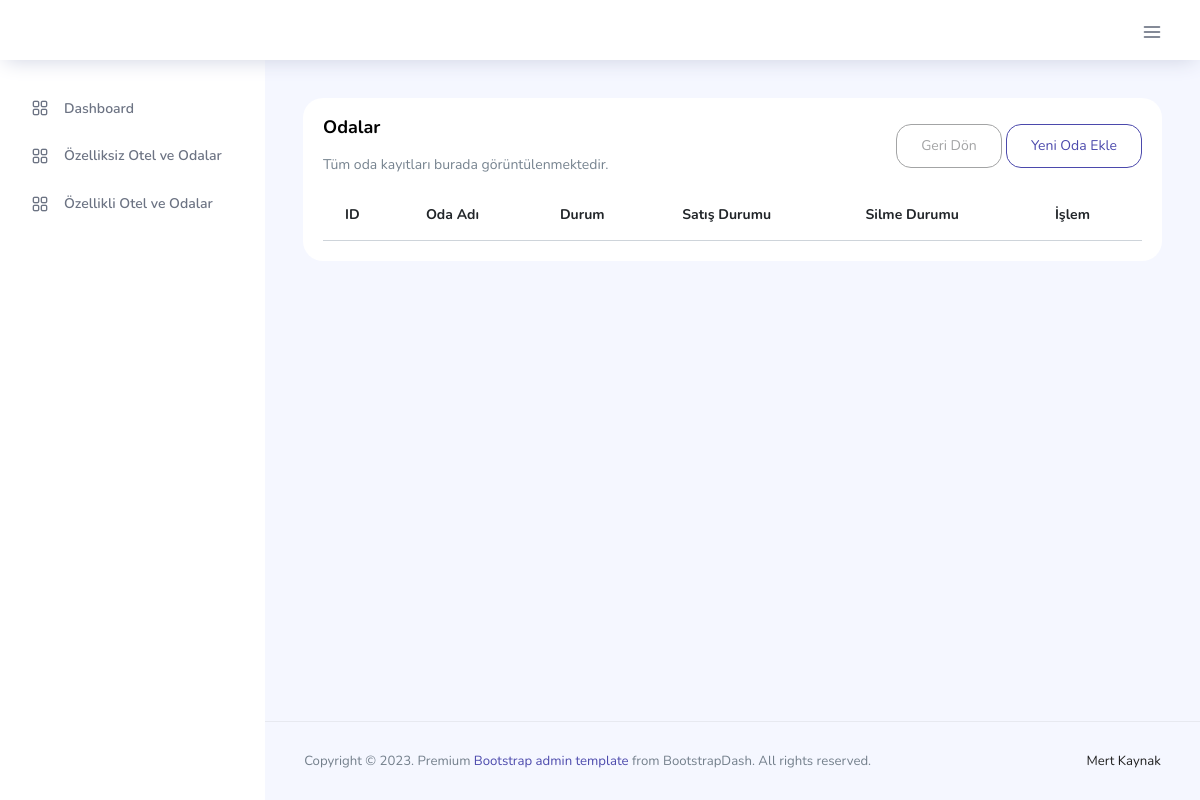
/odalar.php?otel_id=22, run on an earlier commit of the app's database.
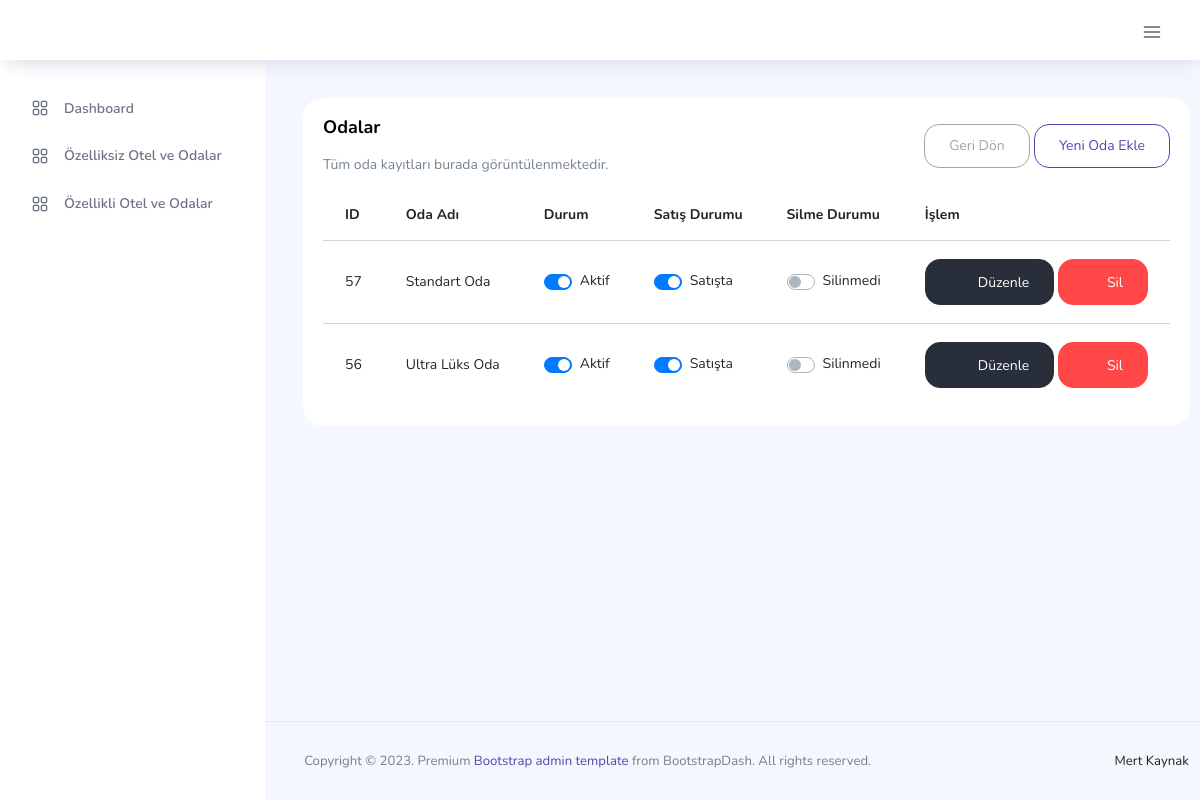
And on a later commit of the database.
### tables this page shows
CREATE TABLE `otel_oda_tanim` (
  `oda_id` int(11) NOT NULL,
  `otel_id` int(11) DEFAULT NULL,
  `oda_adi` varchar(150) DEFAULT NULL,
  `satis_durum` enum('0','1') NOT NULL DEFAULT '0',
  `sil_durum` enum('0','1') NOT NULL DEFAULT '0',
  `oda_aktif` enum('0','1') NOT NULL DEFAULT '1'
);

### hotelmanagement.php (called while the page is built, shortened)
<?php
class HotelManagement
{
	private $db;
	public function __construct($host, $username, $password, $database)
	{
		try {
			$this->db = new PDO("mysql:host=$host;dbname=$database;charset=utf8", $username, $password);
			$this->db->setAttribute(PDO::ATTR_ERRMODE, PDO::ERRMODE_EXCEPTION);
		} catch (PDOException $e) {
			die("Veritabanına bağlanılamadı: " . $e->getMessage());
		}
	}
	public function getHotelRooms($otel_id)
	{
		$query = $this->db->prepare("SELECT * FROM otel_oda_tanim WHERE otel_id = :otel_id ORDER BY oda_id DESC");
		$query->bindParam(":otel_id", $otel_id);
		$query->execute();
		return $query->fetchAll(PDO::FETCH_ASSOC);
	}
}
$hotelManagement = new HotelManagement("localhost", "mertkayn_hotelcase", "e2cea84ca99ea3040f79da846117943f793fbabd", "mertkayn_hotelcase");
?>

### odalar.php (the view, shortened to what this page needs)
<?php include "hotelmanagement.php";
$rooms = $hotelManagement->getHotelRooms($_GET['otel_id']);
?>
<!DOCTYPE html>
<html lang="tr">
<head>
  <?php include "inc/header.php" ?>
  <div class="main-panel">
    <div class="content-wrapper">
      <div class="row">
        <div class="col-lg-12 grid-margin stretch-card">
          <div class="card">
            <div class="card-body">
              <div class="d-flex justify-content-between align-items-center">
                <div>
                  <h4 class="card-title">Odalar</h4>
                  <p class="card-description">
                    Tüm oda kayıtları burada görüntülenmektedir.
                  </p>
                </div>
                <div class="mb-3">
                  <a href="index.php" class="btn btn-outline-secondary btn-fw">Geri Dön</a>
                  <button type="button" data-toggle="modal" data-target="#odaEkle" class="btn btn-outline-primary btn-fw">Yeni Oda Ekle</button>
                </div>
              </div>
              <div class="table-responsive">
                <table class="table" id="listeTablo">
                  <thead>
                    <tr>
                      <th>ID</th>
                      <th>Oda Adı</th>
                      <th>Durum</th>
                      <th>Satış Durumu</th>
                      <th>Silme Durumu</th>
                      <th>İşlem</th>
                    </tr>
                  </thead>
                  <tbody>
                    <?php foreach ($rooms as $room) { ?>
                      <tr>
                        <td><?php echo $room['oda_id'] ?></td>
                        <td><?php echo $room['oda_adi'] ?></td>
                        <td>
                          <div class="custom-control custom-switch d-flex">
                            <div class="mt-1" data-field="aktif<?php echo $room['oda_id'] ?>"><?php echo $room['oda_aktif'] == 1 ? "Aktif" : "Pasif" ?></div>
                          </div>
                        </td>
                        <td>
                          <div class="custom-control custom-switch d-flex">
                            <div class="mt-1" data-field="satis<?php echo $room['oda_id'] ?>"><?php echo $room['satis_durum'] == 1 ? "Satışta" : "Satışta Değil" ?></div>
                          </div>
                        </td>
                        <td>
                          <div class="custom-control custom-switch d-flex">
                            <div class="mt-1" data-field="sil<?php echo $room['oda_id'] ?>"><?php echo $room['sil_durum'] == 1 ? "Silindi" : "Silinmedi" ?></div>
                          </div>
                        </td>
                        <td>
                          <button type="button" data-toggle="modal" data-target="#odaDuzenle<?php echo $room['oda_id'] ?>" class="btn btn-dark btn-icon-text">
                            <i class="ti-pencil btn-icon-append pr-1"></i>
                            Düzenle
                          </button>
                          <button type="button" data-id="<?php echo $room['oda_id'] ?>" class="btn btn-danger btn-icon-text odaSil">
                            <i class="ti-trash btn-icon-prepend"></i>
                            Sil
                          </button>
                        </td>
                      </tr>
                    <?php } ?>
                  </tbody>
                </table>
              </div>
            </div>
          </div>
        </div>
      </div>
    </div>
    <?php include "inc/footer.php" ?>

### inc/header.php (shortened to what this page needs)
<link rel="stylesheet" href="vendors/feather/feather.css">
<link rel="stylesheet" href="vendors/ti-icons/css/themify-icons.css">
<link rel="stylesheet" href="vendors/css/vendor.bundle.base.css">
<link rel="stylesheet" href="css/vertical-layout-light/style.css">
</head>
<body>
	<div class="container-scroller">
		<nav class="navbar col-lg-12 col-12 p-0 fixed-top d-flex flex-row">
			<div class="text-center navbar-brand-wrapper d-flex align-items-center justify-content-center">
			</div>
			<div class="navbar-menu-wrapper d-flex align-items-center justify-content-end">
				<button class="navbar-toggler navbar-toggler align-self-center" type="button" data-toggle="minimize">
					<span class="icon-menu"></span>
				</button>
			</div>
		</nav>
		<div class="container-fluid page-body-wrapper">
			<nav class="sidebar sidebar-offcanvas" id="sidebar">
				<ul class="nav">
					<li class="nav-item">
						<a class="nav-link" href="index.php">
							<i class="icon-grid menu-icon"></i>
							<span class="menu-title">Dashboard</span>
						</a>
					</li>
					<li class="nav-item">
						<a class="nav-link" href="ozelliksiz-otel-ve-odalar.php">
							<i class="icon-grid menu-icon"></i>
							<span class="menu-title">Özelliksiz Otel ve Odalar</span>
						</a>
					</li>
					<li class="nav-item">
						<a class="nav-link" href="ozellikli-otel-ve-odalar.php">
							<i class="icon-grid menu-icon"></i>
							<span class="menu-title">Özellikli Otel ve Odalar</span>
						</a>
					</li>
				</ul>
			</nav>

### inc/footer.php (shortened to what this page needs)
        <footer class="footer">
          <div class="d-sm-flex justify-content-center justify-content-sm-between">
            <span class="text-muted text-center text-sm-left d-block d-sm-inline-block">Copyright © 2023.  Premium <a href="https://www.bootstrapdash.com/" target="_blank">Bootstrap admin template</a> from BootstrapDash. All rights reserved.</span>
            <span class="float-none float-sm-right d-block mt-1 mt-sm-0 text-center">Mert Kaynak</span>
          </div>
        </footer>
      </div>
    </div>
  </div>
</body>
</html>

What changed in the data, as far as the page shows it:
added otel_oda_tanim: oda_id "57", oda_adi "Standart Oda", oda_aktif "Aktif", satis_durum "Satışta", sil_durum "Silinmedi"
added otel_oda_tanim: oda_id "56", oda_adi "Ultra Lüks Oda", oda_aktif "Aktif", satis_durum "Satışta", sil_durum "Silinmedi"
